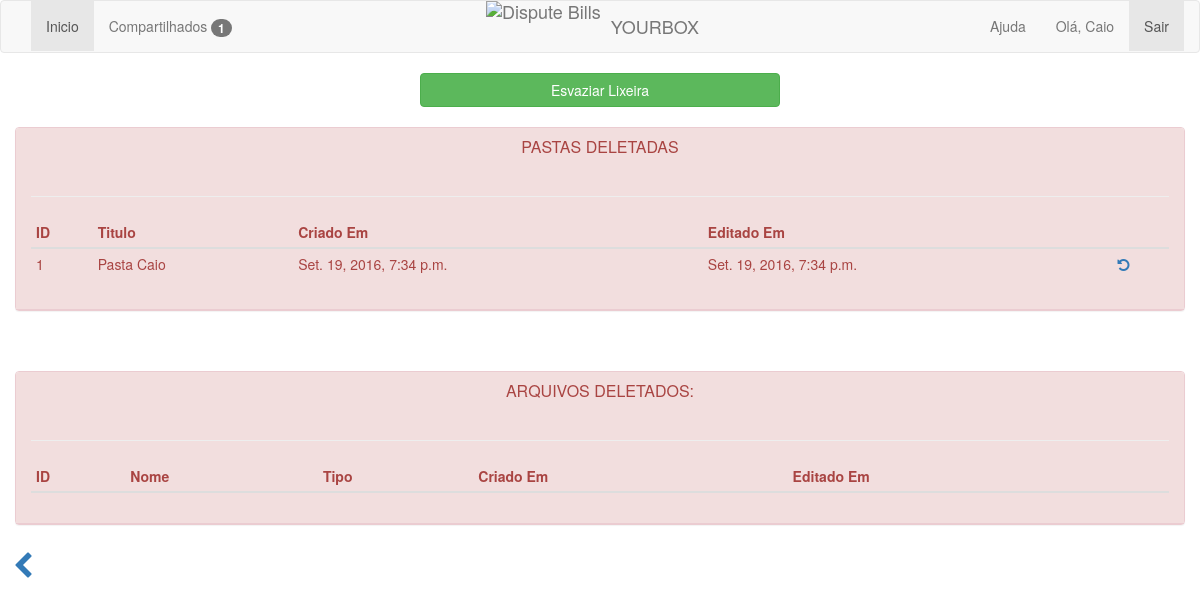
The app's page /lixeira (signed in), older data.
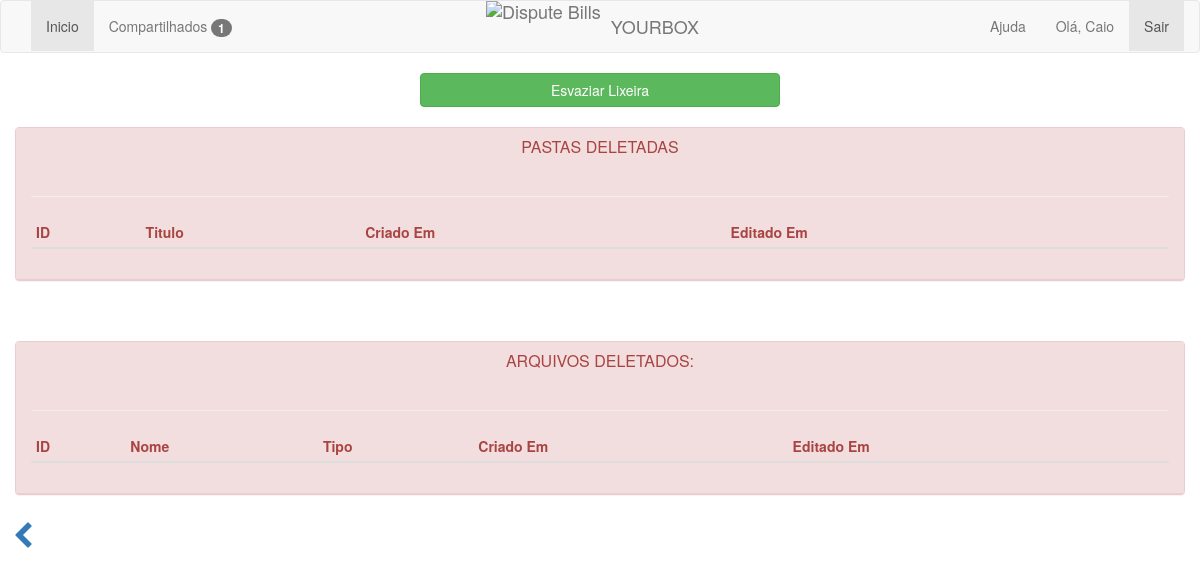
The same page, newer data.
### app/models.py (models this page shows, shortened)
class Usuario(models.Model):
    nome = models.CharField(max_length=10)
    email = models.EmailField()
    senha = models.CharField(max_length=20)
    pastas = models.ManyToManyField(Pasta, blank=True)
    arquivos = models.ManyToManyField(Arquivo, blank=True)
    criado_em = models.DateTimeField(auto_now_add=True)
    editado_em = models.DateTimeField(auto_now=True)

class Pasta(models.Model):
    titulo = models.CharField(max_length=10)
    desc = models.CharField(max_length=100, blank=True, null=True)
    status = models.BooleanField(default=True)
    criado_em = models.DateTimeField(auto_now_add=True)
    editado_em = models.DateTimeField(auto_now=True)

### app/views.py (the view)
# urls.py: url(r'^lixeira', views.lixeira, name='lixeira'),
def lixeira(request):
    try:
        usuario = Usuario.objects.get(email=request.session['email'])
        compartilhados = Compartilhado.objects.filter(usuario=usuario, status=False)
        return render_to_response('lixeira.html', {'usuario': usuario,
                                                   'usuarios': Usuario.objects.all(),
                                                   'compartilhados': compartilhados},
                                  context_instance=RequestContext(request))
    except:
        return redirect('/')

### app/templates/lixeira.html (shortened to what this page needs)
{% extends "base.html" %}
{% block content %}
    <div class="row">
        <div class="col-md-4 col-md-offset-4 " id="esvaziarlixeira">
            <a href="/limpar-lixeira/" class="btn btn-success btn-block">Esvaziar Lixeira</a>
        </div>
    </div>
    <br/>
    <div class="row">
               <div class="panel status panel-danger" id="pastasdeletadas">
                <div class="panel-heading">
                <h2 class="panel-title text-center">PASTAS DELETADAS</h2>
            <br/>
            <hr/>
            <table id='table' class='table table-condensed'>
                <thead>
                <tr>
                    <th>ID</th>
                    <th>Titulo</th>
                    <th>Criado Em</th>
                    <th>Editado Em</th>
                    <th></th>
                </tr>
                </thead>
                <tbody>
                {% for pasta in usuario.pastas.all %}
                    {% if pasta.status == False %}
                        <tr>
                            <td>{{ pasta.id }}</td>
                            <td>{{ pasta.titulo }}</td>
                            <td>{{ pasta.criado_em }}</td>
                            <td>{{ pasta.editado_em }}</td>
                            <td><a href="/restpasta/{{ pasta.id }}"><i class="fa fa-rotate-left" id="restaurarpasta"></i></a></td>
                        </tr>
                    {% endif %}
                {% endfor %}
                </tbody>
            </table>
        </div>
    </div>
    <br/><br/>
    <div class="panel status panel-danger" id="aquivosdeletados">
                <div class="panel-heading">
                <h2 class="panel-title text-center">ARQUIVOS DELETADOS:</h2>
            <br/>
            <hr/>
            <table id="table2" class="table table-condensed">
                <thead>
                <tr>
                    <th>ID</th>
                    <th>Nome</th>
                    <th>Tipo</th>
                    <th>Criado Em</th>
                    <th>Editado Em</th>
                    <th></th>
                </tr>
                </thead>
            </table>
        </div>
    </div>
    <div class="row">
        <a class='btn pull-left' href='/app' id = "volta"><span class='fa fa-2x fa-chevron-left'></span></a>
    </div>
{% endblock %}

### app/templates/base.html (shortened to what this page needs)
<!DOCTYPE html>
<html lang="pt-br">
<head>
    <link rel="stylesheet" type="text/css" href="https://maxcdn.bootstrapcdn.com/bootstrap/3.3.7/css/bootstrap.min.css">
    <link rel='stylesheet' type='text/css'
          href='https://maxcdn.bootstrapcdn.com/font-awesome/4.6.3/css/font-awesome.min.css'>
    <link rel='stylesheet' type='text/css'
          href='https://cdnjs.cloudflare.com/ajax/libs/sweetalert/1.1.3/sweetalert.min.css'>
    <link rel="stylesheet" type="text/css"
          href="https://cdn.datatables.net/v/dt/jq-2.2.3/dt-1.10.12/r-2.1.0/datatables.min.css"/>
    <link rel="stylesheet" type="text/css"
          href="https://cdnjs.cloudflare.com/ajax/libs/bootstrap-tour/0.11.0/css/bootstrap-tour.min.css"/>
</head>
<body>
{% include 'menu.html' %}
<div class="container">
    {% block content %}
    {% endblock %}
</div>
<link rel="stylesheet" href="https://cdn.jsdelivr.net/simplemde/latest/simplemde.min.css">
</body>
</html>

### app/templates/menu.html (shortened to what this page needs)
<nav class="navbar navbar-default">
    <div class="container-fluid">
        <div class="brand-centered">
            <a class="navbar-brand" href="/"><img style="margin-right: 10px; padding: 0;"
                                                  src="http://res.cloudinary.com/disputebills/image/upload/v1462474206/blue-mark_cnzgry.png"
                                                  alt="Dispute Bills">YOURBOX
            </a>
        </div>
        <div id="navbar9" class="navbar-collapse collapse">
            <ul class="nav navbar-nav navbar-left">
                <li id="inicio"><a href="/">Inicio</a></li>
                <li id="notificacoes"><a href="/notificacoes">Compartilhados <span
                        class="badge">{{ compartilhados|length }}</span></a>
                </li>
            </ul>
            <ul class="nav navbar-nav navbar-right">
                <li id="ajuda"><a href="#">Ajuda</a></li>
                <li><a href="#">Olá, {{ usuario.nome }}</a></li>
                <li class="active" id="logout"><a href="/logout">Sair</a></li>
            </ul>
        </div>
    </div>
</nav>

### app/templates/base.html (style rules this page uses)
.navbar-brand { padding: 0px; }
.navbar-brand > img { height: 100%; padding: 15px; width: auto; }
.brand-centered { display: flex; justify-content: center; position: absolute; width: 100%; left: 0; top: 0; }
.brand-centered .navbar-brand { display: flex; align-items: center; }

Row changes from the older to the newer data that the page shows:
removed Pasta: id "1", titulo "Pasta Caio", criado_em "Set. 19, 2016, 7:34 p.m.", editado_em "Set. 19, 2016, 7:34 p.m."
